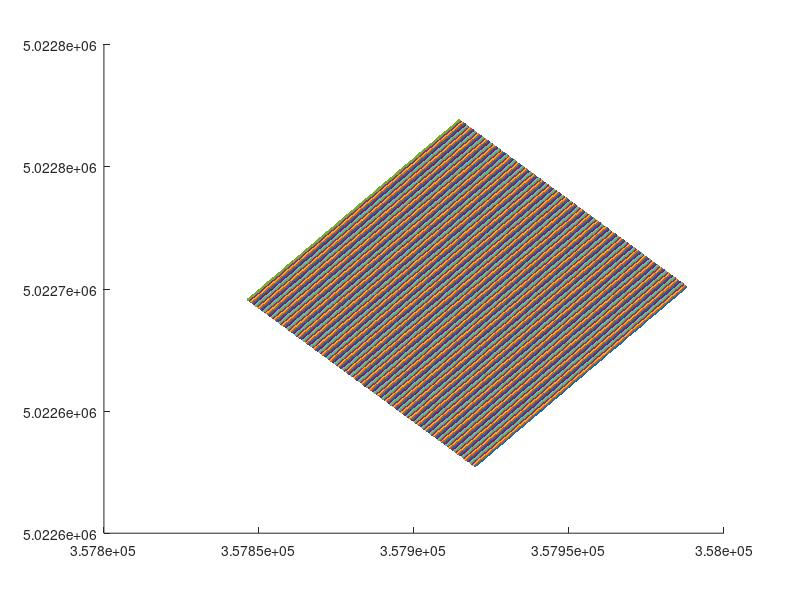

Reproduce this figure in MATLAB. (Note: this script raises an error after producing the figure.)
% establish_grid.m

% Tristan Guest
% 12 Oct 2018

% define grid for Advocate Beach surveying; rotate and translate to easting
% northing

clear 
close all


% select beach-frame coordinates to revert to pixel coordinates 
xshore = (-40:0.5:60)';
loncoord= (-70:0.5:30);

figure(1), clf, hold on

for ii = 1 : length(loncoord)

    % define series of longshore transect coordinates
    lonshore = loncoord(ii)*ones(1,length(xshore))';

    % flip axis for consistency
    lonshore = -lonshore;

    % compute angle for rotation into beach-oriented ref frame using stakes
    % aligned across shore
    stakes_east1 = 3.578993979000000e+05;
    stakes_east2 = 3.579084006000000e+05;
    stakes_north1 = 5.022709436700000e+06;
    stakes_north2 = 5.022717801400000e+06;
    beach_rot = pi + atan((stakes_east1 - stakes_east2)/(stakes_north2 - stakes_north1));

    % define rotation matrix for beach-oriented reference frame
    R = [cos(beach_rot) -sin(beach_rot); sin(beach_rot) cos(beach_rot)];
    % apply beach rotation matrix (back to world coordinates)
    Y = [xshore,lonshore]';
    Yp = R'*Y; % counter-rotate -- multiply by rotation matrix transpose
    LON = Yp(1,:)';
    LAT = Yp(2,:)';

    % define array origin
    originx = 3.579093296000000e+05;
    originy = 5.022719408400000e+06;
    
    easting = LON + originx;
    northing = LAT + originy;

    % center on origin
    LAT0 = 5.022771079200000e+06 - originy; % cam tower northing
    LON0 = 3.579174971000000e+05 - originx; % cam tower easting
    x_w = LON - LON0;
    z_w = LAT - LAT0;

    % define y==H
%     y_w = H*ones(size(x_w));
   
    figure(1)
        plot(easting, northing, '.')
end


% data point filenames
fn_stakes = 'ADVOCATE_stakepoints.txt';
fn_array1 = 'ADVOCATE_array1.txt';

% Hemisphere RTK directory
dnRTK = '~/Experiments/Advocate_2015/data/HemisphereGPS/';

% load in stake positions
fid = fopen([dnRTK fn_stakes]);
A = textscan(fid, '%f %f %f %f %s','Delimiter',',');
fclose(fid);

% load in PT sensor positions
fid = fopen([dnRTK fn_array1]);
B = textscan(fid, '%f %f %f %f %s','Delimiter',',');
fclose(fid);

% assign vector labels to columns
stakes_wp = A{1};
stakes_north = A{2};
stakes_east = A{3};
stakes_height = A{4};

% assign vector labels to columns
array1_wp = B{1};
array1_north = B{2};
array1_east = B{3};
array1_height = B{4};

figure(1)
    plot(stakes_east, stakes_north, '*')
    plot(array1_east, array1_north, '*')